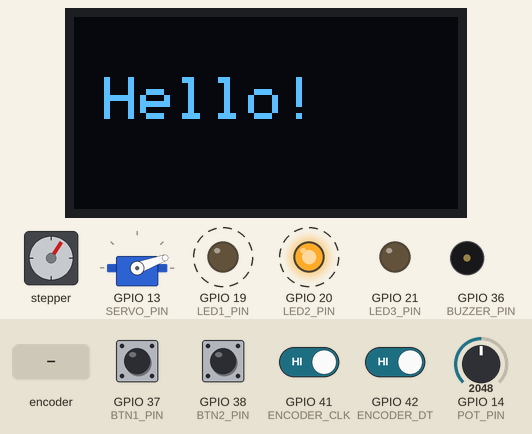
This sketch was run on a simulated ESP32-S3. Shown: stepper motor, servo, 128×64 one-colour display, output pins drawn as LEDs (lit = HIGH), buzzer (waves = sounding). Dashed ring = blinking. The inputs (shaded band) are chosen by the test bench; at power-on: GPIO 37 (BTN1_PIN), GPIO 38 (BTN2_PIN), GPIO 41 (ENCODER_CLK), GPIO 42 (ENCODER_DT) HIGH, GPIO 14 (POT_PIN) = 2048. The OLED is the two-colour kind (top 16 rows yellow); stepper angles assume 2048 steps per turn; what the sketch prints to the serial monitor is not drawn.

Above: at 2.2 s.
2.3 s: rotary encoder on GPIO 41 (ENCODER_CLK) / GPIO 42 (ENCODER_DT) turned 3 steps (first pin leading)
At 3.62 s:
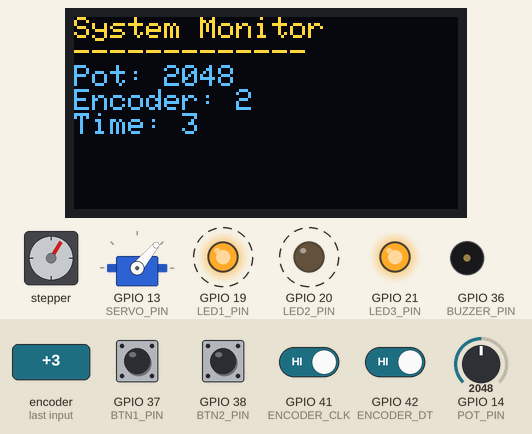
4.6 s: GPIO 14 (POT_PIN) set to 1960
At 6.54 s:
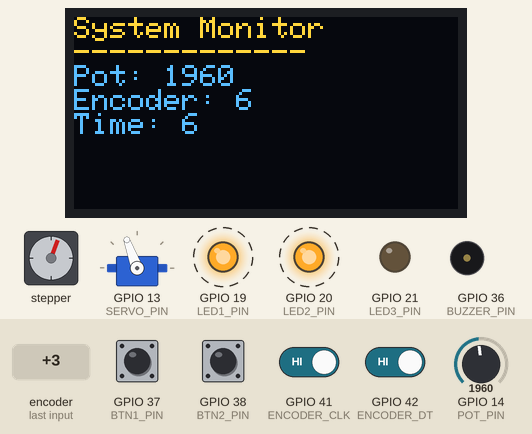
7.0 s: GPIO 14 (POT_PIN) set to 2040
At 8.79 s:
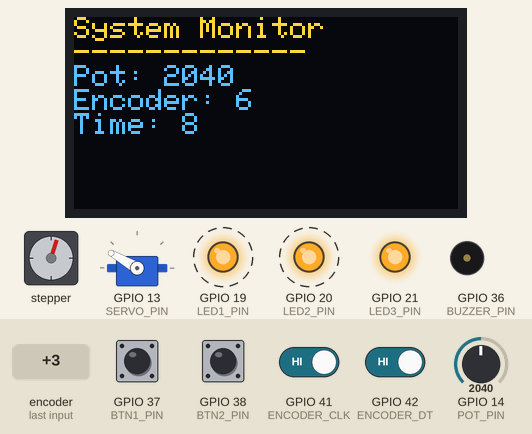
9.7 s: rotary encoder on GPIO 41 (ENCODER_CLK) / GPIO 42 (ENCODER_DT) turned 1 step (first pin leading)
At 10.82 s:
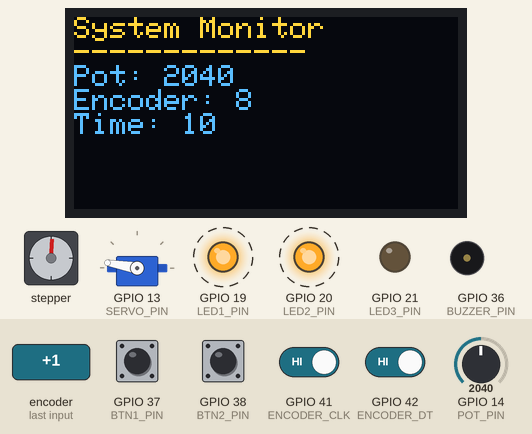
12.1 s: GPIO 14 (POT_PIN) set to 1228
At 14.9 s:
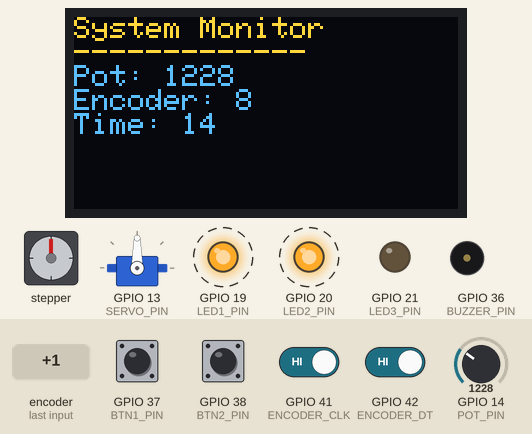
Timing chart, 0 to 17.4 s (numbered marks = the images above; inputs shaded):
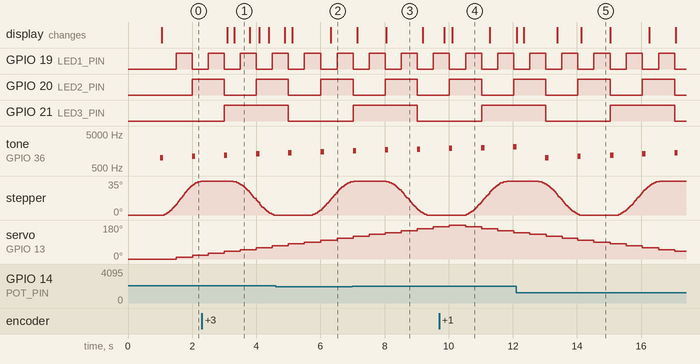

Measured:
- by itself, GPIO 19 (LED1_PIN): alternates HIGH for 0.50 s and LOW for 0.50 s
- by itself, GPIO 20 (LED2_PIN): alternates HIGH for 1.0 s and LOW for 1.0 s
- by itself, tone on GPIO 36 (BUZZER_PIN): plays 1000 Hz for 0.10 s, 1100 Hz for 0.10 s, 1200 Hz for 0.10 s, 1300 Hz for 0.10 s, 1400 Hz for 0.10 s
- what the display in image 5 shows lasts 0.9 s, from 14.1 s to 15.0 s

The sketch:

Task_2.ino
```cpp
#include <Arduino.h>
#include <Wire.h>
#include <Adafruit_GFX.h>
#include <Adafruit_SSD1306.h>
#include <ESP32Servo.h>
#include <AccelStepper.h>

#define LED1_PIN 19
#define LED2_PIN 20
#define LED3_PIN 21
#define BTN1_PIN 37
#define BTN2_PIN 38
#define BUZZER_PIN 36
#define POT_PIN 14
#define ENCODER_CLK 41
#define ENCODER_DT 42
#define STEPPER_A_PLUS 15
#define STEPPER_A_MINUS 16
#define STEPPER_B_PLUS 7
#define STEPPER_B_MINUS 6
#define SERVO_PIN 13

Adafruit_SSD1306 display(128, 64, &Wire, -1);
Servo servo1;
AccelStepper stepper(AccelStepper::FULL4WIRE, STEPPER_A_PLUS, STEPPER_A_MINUS, STEPPER_B_PLUS, STEPPER_B_MINUS);

QueueHandle_t xQueuePot, xQueueEncoder;
SemaphoreHandle_t xMutexOLED;

void TaskLED(void *pvParameters) {
  pinMode(LED1_PIN, OUTPUT);
  pinMode(LED2_PIN, OUTPUT);
  pinMode(LED3_PIN, OUTPUT);
  int ledState = 0;
  while(1) {
    digitalWrite(LED1_PIN, ledState & 1);
    digitalWrite(LED2_PIN, ledState & 2);
    digitalWrite(LED3_PIN, ledState & 4);
    ledState = (ledState + 1) % 8;
    vTaskDelay(pdMS_TO_TICKS(500));
  }
}

void TaskBuzzer(void *pvParameters) {
  pinMode(BUZZER_PIN, OUTPUT);
  int frequency = 1000;
  while(1) {
    tone(BUZZER_PIN, frequency, 100);
    frequency = (frequency > 2000) ? 1000 : frequency + 100;
    vTaskDelay(pdMS_TO_TICKS(1000));
  }
}

void TaskButton(void *pvParameters) {
  pinMode(BTN1_PIN, INPUT_PULLUP);
  pinMode(BTN2_PIN, INPUT_PULLUP);
  int lastBtn1 = HIGH, lastBtn2 = HIGH;
  while(1) {
    int btn1 = digitalRead(BTN1_PIN);
    int btn2 = digitalRead(BTN2_PIN);
    if (btn1 != lastBtn1) {
      Serial.printf("Button 1: %s\n", btn1 ? "RELEASED" : "PRESSED");
      lastBtn1 = btn1;
    }
    if (btn2 != lastBtn2) {
      Serial.printf("Button 2: %s\n", btn2 ? "RELEASED" : "PRESSED");
      lastBtn2 = btn2;
    }
    vTaskDelay(pdMS_TO_TICKS(50));
  }
}

void TaskPotentiometer(void *pvParameters) {
  int lastPotValue = -1;
  while(1) {
    int potValue = analogRead(POT_PIN);
    if (abs(potValue - lastPotValue) > 10) {
      xQueueSend(xQueuePot, &potValue, portMAX_DELAY);
      Serial.printf("Potentiometer: %d\n", potValue);
      lastPotValue = potValue;
    }
    vTaskDelay(pdMS_TO_TICKS(100));
  }
}

void TaskEncoder(void *pvParameters) {
  pinMode(ENCODER_CLK, INPUT_PULLUP);
  pinMode(ENCODER_DT, INPUT_PULLUP);
  int lastCLK = digitalRead(ENCODER_CLK);
  int encoderCount = 0;
  int lastEncoderCount = 0;
  while(1) {
    int currentCLK = digitalRead(ENCODER_CLK);
    if (currentCLK != lastCLK) {
      if (digitalRead(ENCODER_DT) != currentCLK) {
        encoderCount++;
      } else {
        encoderCount--;
      }
      if (encoderCount != lastEncoderCount) {
        xQueueSend(xQueueEncoder, &encoderCount, portMAX_DELAY);
        Serial.printf("Encoder Count: %d\n", encoderCount);
        lastEncoderCount = encoderCount;
      }
    }
    lastCLK = currentCLK;
    vTaskDelay(pdMS_TO_TICKS(1));
  }
}

void TaskStepper(void *pvParameters) {
  stepper.setMaxSpeed(1000);
  stepper.setAcceleration(500);
  stepper.setSpeed(200);
  while(1) {
    stepper.moveTo(200);
    while(stepper.currentPosition() != 200) {
      stepper.run();
      vTaskDelay(1);
    }
    vTaskDelay(pdMS_TO_TICKS(1000));
    stepper.moveTo(0);
    while(stepper.currentPosition() != 0) {
      stepper.run();
      vTaskDelay(1);
    }
    vTaskDelay(pdMS_TO_TICKS(1000));
  }
}

void TaskServo(void *pvParameters) {
  servo1.attach(SERVO_PIN);
  int angle = 0;
  int direction = 1;
  while(1) {
    servo1.write(angle);
    angle += direction * 10;
    if (angle >= 180 || angle <= 0) {
      direction *= -1;
    }
    vTaskDelay(pdMS_TO_TICKS(500));
  }
}

void TaskOLED(void *pvParameters) {
  if(!display.begin(SSD1306_SWITCHCAPVCC, 0x3C)) {
    Serial.println("SSD1306 allocation failed");
    while(1);
  }
  Serial.println("OLED initialized successfully");
  display.clearDisplay();
  display.setTextSize(2);
  display.setTextColor(SSD1306_WHITE);
  display.setCursor(0, 0);
  int potValue = 0, encoderValue = 0;
  unsigned long lastDisplayUpdate = 0;
  if (xSemaphoreTake(xMutexOLED, portMAX_DELAY) == pdTRUE) {
    display.clearDisplay();
    display.setCursor(10, 20);
    display.println("Hello!");
    display.display();
    xSemaphoreGive(xMutexOLED);
  }
  vTaskDelay(pdMS_TO_TICKS(2000));
  while(1) {
    if (xQueueReceive(xQueuePot, &potValue, 0) == pdTRUE) {}
    if (xQueueReceive(xQueueEncoder, &encoderValue, 0) == pdTRUE) {}
    if (xSemaphoreTake(xMutexOLED, portMAX_DELAY) == pdTRUE) {
      display.clearDisplay();
      display.setTextSize(1);
      display.setCursor(0, 0);
      display.println("System Monitor");
      display.println("-------------");
      display.printf("Pot: %d\n", potValue);
      display.printf("Encoder: %d\n", encoderValue);
      display.printf("Time: %lu\n", millis()/1000);
      display.display();
      xSemaphoreGive(xMutexOLED);
    }
    vTaskDelay(pdMS_TO_TICKS(200));
  }
}

void setup() {
  Serial.begin(115200);
  delay(1000);
  Serial.println("ESP32-S3 Multi-Task System Starting...");
  Wire.begin(5, 4);
  xQueuePot = xQueueCreate(10, sizeof(int));
  xQueueEncoder = xQueueCreate(10, sizeof(int));
  xMutexOLED = xSemaphoreCreateMutex();
  xTaskCreatePinnedToCore(TaskLED, "TaskLED", 2048, NULL, 1, NULL, 0);
  xTaskCreatePinnedToCore(TaskBuzzer, "TaskBuzzer", 2048, NULL, 1, NULL, 0);
  xTaskCreatePinnedToCore(TaskStepper, "TaskStepper", 4096, NULL, 2, NULL, 0);
  xTaskCreatePinnedToCore(TaskServo, "TaskServo", 2048, NULL, 1, NULL, 0);
  xTaskCreatePinnedToCore(TaskButton, "TaskButton", 2048, NULL, 2, NULL, 1);
  xTaskCreatePinnedToCore(TaskPotentiometer, "TaskPotentiometer", 2048, NULL, 1, NULL, 1);
  xTaskCreatePinnedToCore(TaskEncoder, "TaskEncoder", 2048, NULL, 2, NULL, 1);
  xTaskCreatePinnedToCore(TaskOLED, "TaskOLED", 4096, NULL, 3, NULL, 1);
  Serial.println("All tasks created successfully!");
}

void loop() {
  vTaskDelete(NULL);
}
```
